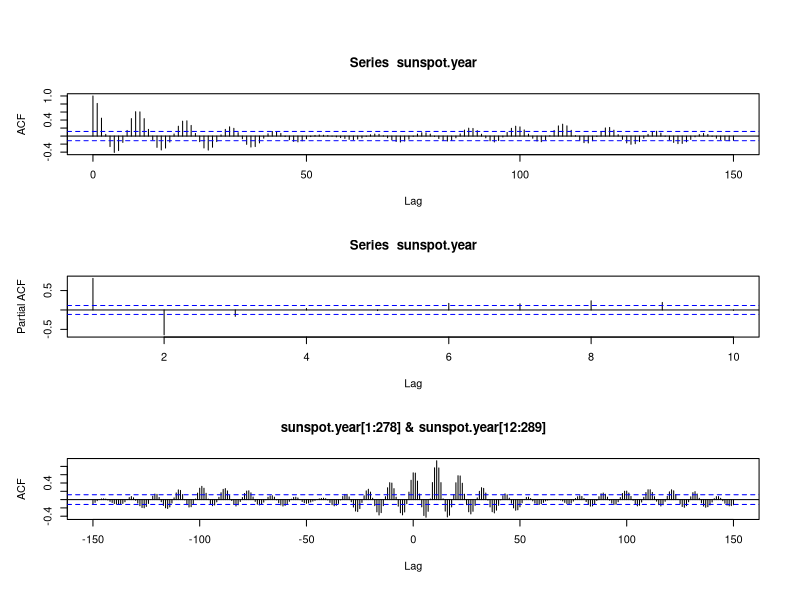
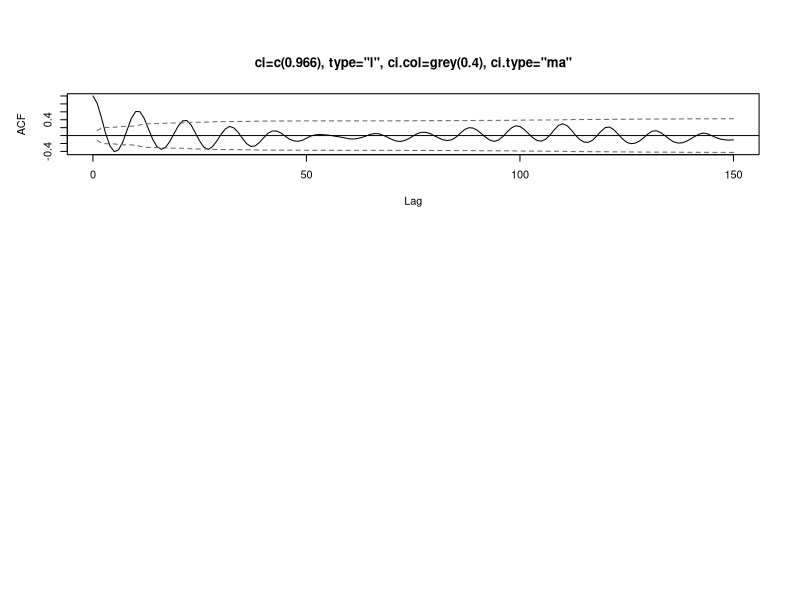

Reproduce these figures in R, in order. (Note: this script raises an error after producing the figures.)
par( mfrow=c( 3, 1 ), oma=c( 1, 1, 3, 1 ) )

acf.m=acf(   
  sunspot.year, 
  lag=150 
)
pacf.m=pacf( 
  sunspot.year, 
  lag=10 
)
ccf.m=ccf(   
  sunspot.year[ 1:278 ], 
  sunspot.year[ 12:289 ],
  lag=150 
)
plot(
  acf.m,
  ci=c( 0.966 ),
  type="l",
  ci.col=grey( 0.4 ),
  ci.type="ma",
  main="ci=c(0.966), type=\"l\", ci.col=grey(0.4), ci.type=\"ma\""
)
plot(
  pacf.m,
  ci=c( 0.8, 0.966 ),
  type="h",
  ci.col=grey( 
    c(0.4, 0.6) 
  ),
  ci.type="white",
  main="ci=c(0.8,0.966), type=\"h\", ci.col=grey(c(0.4,0.6),  ci.type=\"white\""
)
plot(
  ccf.m, ci=c( 0.8, 0.966 ),
  type="h",
  ci.col=grey( 
    c( 0.4, 0.6 ) 
  ),
  ci.type="white",
  main="ci=c(0.8,0.966), type=\"h\", ci.col=grey(c(0.4,0.6)), ci.type=\"white\""
)
mtext(
  "Examples of Using ci, type, ci.col, and ci.type in plot.acf()",
  outer=TRUE,
  line=1
)

par( mfrow=c( 1, 1 ), oma=c( 0, 0, 0, 0 ) )
